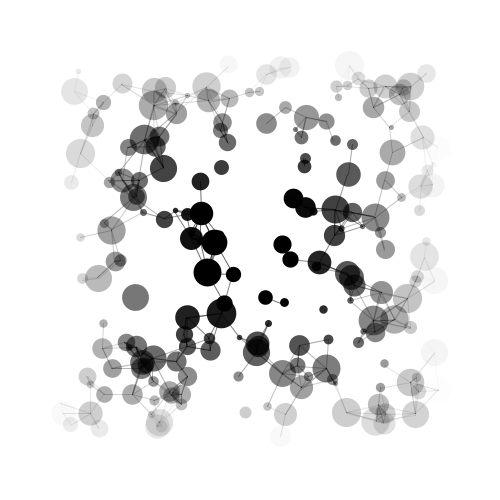
Frame 1 (no input)
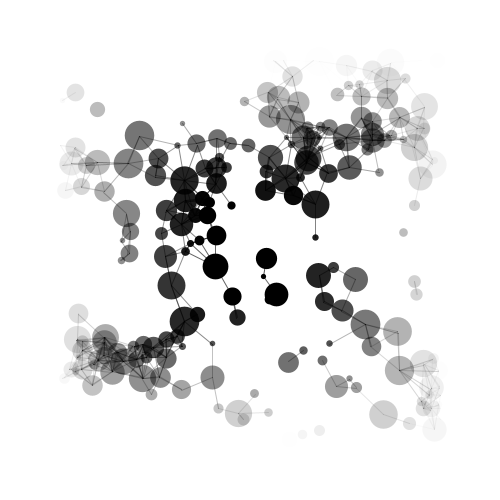
Frame 60 (the mouse pressed at the canvas centre just before this capture)
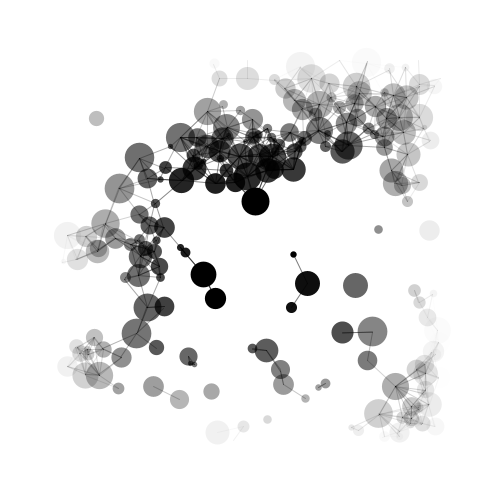
Frame 120 (the mouse held since frame 60 and released just before this capture)

The Processing sketch that drew these frames (run headless with seeded random() and noise(); from frame 60 on, the mouse is pressed at the canvas centre):

// Processing sketch: day_13
// ── day_13.pde
import java.util.List;

float margin = 60;

float offset = 0;
List<Particle> particles;
float searchRadius = 20;


/*
* The particle class, store a position it's influence radius and the speed
*/
class Particle {
  PVector location;
  float speed, radius;
  
  Particle(float x, float y, float speed, float radius) {
    this.location = new PVector(x, y);
    this.speed = speed;
    this.radius = radius;
  }
  
  /*
  * Display a point with alpha
  */
  void display() {
    stroke(0, map(alphaFromBorders() / 2, 0, 70, 0, 255));
    strokeWeight(radius);
    point(location.x, location.y);
  }
  
  /*
  * Compute the distance bewteen the borders with the margin
  */
  float alphaFromBorders() {
    return min(min(location.x - margin, width - margin - location.x), min(location.y - margin, height - margin - location.y));
  }
  
  /*
  * Update the position with perlin noise (again yesss)
  */
  void update() {
    float noise = noise(location.x / 100.0 + offset, location.y / 100.0);
    location.add(PVector.fromAngle(noise * TWO_PI).mult(speed));
    
    // Reset it's location if goes above the bounds
    if (location.x < margin) location.x = width - margin;
    if (location.x > width - margin) location.x = margin;
    if (location.y < margin) location.y = height - margin;
    if (location.y > height - margin) location.y = margin;
  }
}


void setup() {
  size(500, 500);
  
  // Create random particles on the screen
  particles = new ArrayList<Particle>();
  
  for (int i = 0; i < 200; i++) {
    float rX = random(margin, width - margin);
    float rY = random(margin, height - margin);
    float rSpeed = random(0.1, 2);
    float rRadius = random(5, 30);
    particles.add(new Particle(rX, rY, rSpeed, rRadius));
  }
}


void draw() {
  background(255);
  
  // Loop through every particle
  for (int i = 0; i < particles.size(); i++) {
    Particle particle = particles.get(i);
    
    // Loop through neighbours
    for (int j = 0; j < particles.size(); j++) {
      // If not the same
      if (i != j) {
        Particle other = particles.get(j);
        
        // Compute the distance for drawing the connection
        PVector distance = PVector.sub(particle.location, other.location);
        float distSqrd = pow(distance.x, 2) + pow(distance.y, 2);
        float radSqrd = pow(particle.radius, 2);
        
        // If less than the radius * 2, draw a line
        if (distSqrd < radSqrd * 2) {
          strokeWeight(1);
          stroke(0, particle.alphaFromBorders());
          line(particle.location.x, particle.location.y, other.location.x, other.location.y);
        }
        
        // If less than the diameter, add repelling force to push them
        if (distSqrd < radSqrd) {
          particle.location.add(distance.mult(map(distSqrd, 0, radSqrd, 0.05, 0.01) / 2)); 
        }
      }
    }

    particle.display();
    particle.update();
  }
  
  offset += 0.01;
}
